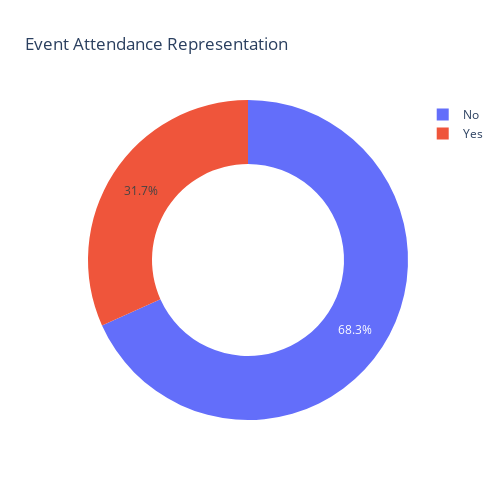

This figure's notebook cell:
### Code cell
attendance = data["Event Attendance"].value_counts().reset_index()
attendance.columns = ("Event Attendance", "Counts")
attendanceplot = px.pie(
    attendance, 
    names = "Event Attendance",
    values = "Counts",
    hole = 0.6, 
    title = "Event Attendance Representation",
    width=500,
    height=500
)

attendanceplot.show()

### Figure 1 — Plotly figure (JSON) as saved in the notebook; plotly's stock layout.template omitted (floating-point values rounded to 4 significant figures)
{"data": [{"domain": {"x": [0, 1], "y": [0, 1]}, "hole": 0.6, "hovertemplate": "Event Attendance=%{label}<br>Counts=%{value}<extra></extra>", "labels": ["No", "Yes"], "legendgroup": "", "name": "", "showlegend": true, "type": "pie", "values": [28, 13]}], "layout": {"height": 500, "legend": {"tracegroupgap": 0}, "title": {"text": "Event Attendance Representation"}, "width": 500}}
